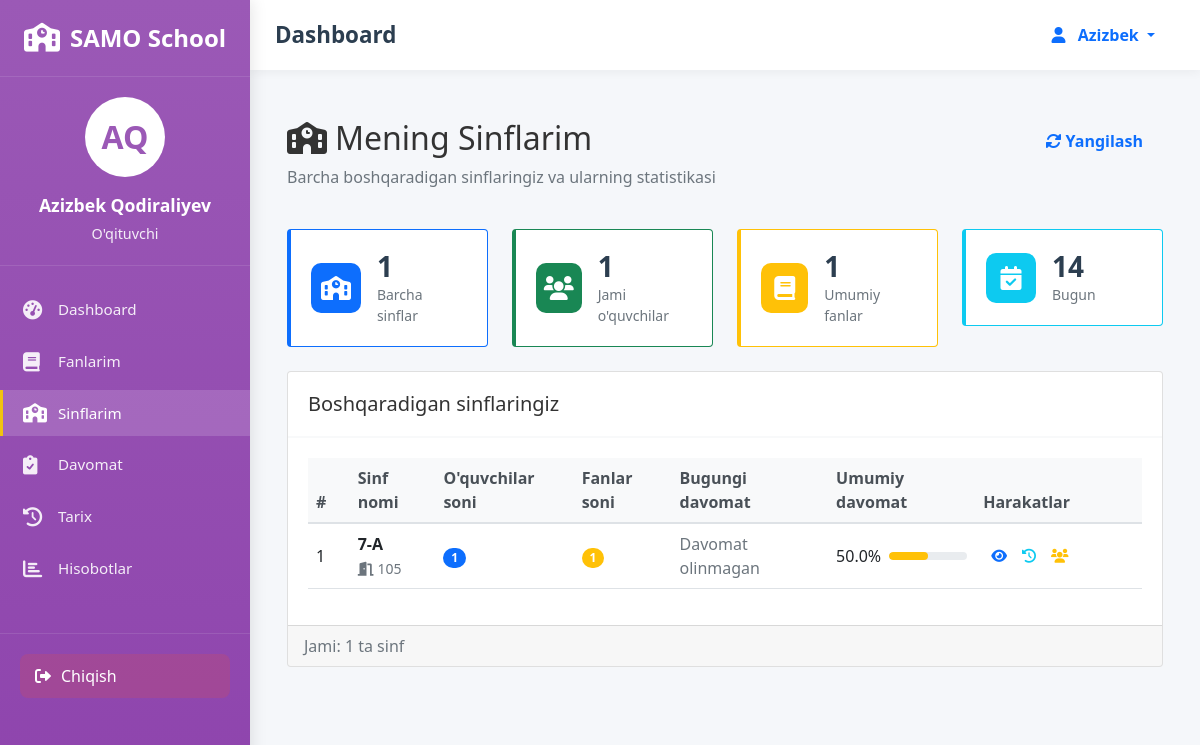
Page /teacher/my-classes/ (signed in) on the earlier database version.
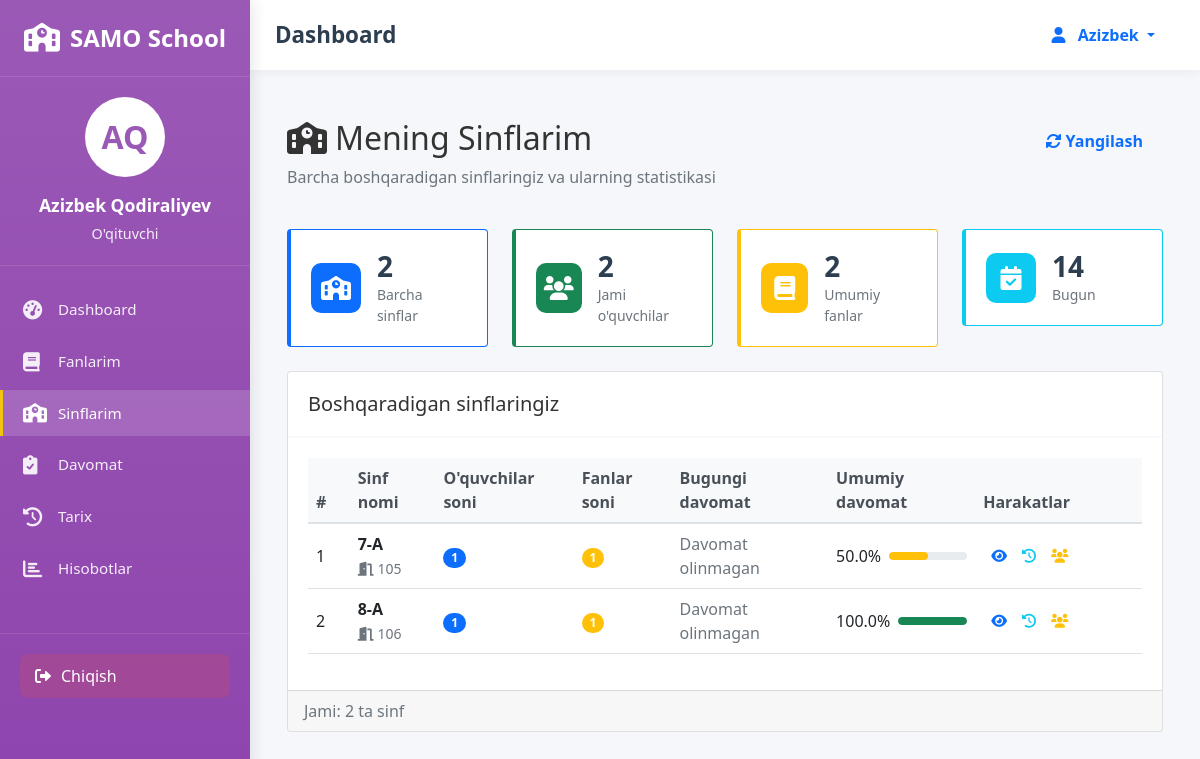
Same page on the later database version.
### attendance/models.py (models this page shows, shortened)
class Class(models.Model):
    name = models.CharField(max_length=50)
    teacher = models.ForeignKey(User, on_delete=models.SET_NULL, null=True,
                                related_name='teacher_classes')
    room = models.CharField(max_length=20, blank=True, null=True)
    schedule = models.CharField(max_length=100, blank=True, null=True)
    created_at = models.DateTimeField(auto_now_add=True)

### attendance/views.py (the view)
# urls.py: path('teacher/my-classes/', views.teacher_my_classes, name='teacher_my_classes'),
@login_required
@login_required
def teacher_my_classes(request):
    if not hasattr(request.user, 'profile') or request.user.profile.role != 'teacher':
        messages.error(request, "Sizda o'qituvchi huquqlari yo'q!")
        return redirect('login')
    my_classes = Class.objects.filter(
        Q(teacher=request.user) |
        Q(subjects__teacher=request.user)
    ).distinct()
    for class_obj in my_classes:
        class_obj.student_count = class_obj.students.count()
        today = timezone.now().date()
        today_attendance = Attendance.objects.filter(
            class_obj=class_obj,
            teacher=request.user,
            date=today
        )
        class_obj.today_present = today_attendance.filter(status='present').count()
        class_obj.today_total = today_attendance.count()
        all_attendance = Attendance.objects.filter(class_obj=class_obj, teacher=request.user)
        total_att = all_attendance.count()
        present_att = all_attendance.filter(status='present').count()
        class_obj.attendance_percentage = round((present_att / total_att * 100) if total_att > 0 else 0, 1)
        class_obj.subjects_taught = Subject.objects.filter(
            teacher=request.user,
            classes=class_obj
        )
        class_obj.subjects_count = class_obj.subjects_taught.count()
    total_students = sum(cls.student_count for cls in my_classes)
    total_subjects = sum(cls.subjects_count for cls in my_classes)
    context = {
        'my_classes': my_classes,
        'total_students': total_students,
        'total_subjects': total_subjects,
        'total_classes': my_classes.count(),
    }
    return render(request, 'attendance/teacher_my_classes.html', context)

### attendance/templates/attendance/teacher_my_classes.html (shortened to what the changed rows need)
{% extends 'attendance/base.html' %}
{% block content %}
<div class="container-fluid py-4">
    <div class="row mb-4">
        <div class="col">
            <div class="page-header">
                <h1 class="h2 mb-2">
                    <i class="fas fa-school me-2"></i>Mening Sinflarim
                </h1>
            </div>
        </div>
    </div>
    <div class="row mb-4">
        <div class="col-md-3">
            <div class="card stat-card border-primary">
                <div class="card-body">
                    <div class="d-flex align-items-center">
                        <div class="ms-3">
                            <h3 class="stat-value">{{ total_classes }}</h3>
                            <p class="stat-label text-muted mb-0">Barcha sinflar</p>
                        </div>
                    </div>
                </div>
            </div>
        </div>
        <div class="col-md-3">
            <div class="card stat-card border-success">
                <div class="card-body">
                    <div class="d-flex align-items-center">
                        <div class="ms-3">
                            <h3 class="stat-value">{{ total_students }}</h3>
                            <p class="stat-label text-muted mb-0">Jami o'quvchilar</p>
                        </div>
                    </div>
                </div>
            </div>
        </div>
        <div class="col-md-3">
            <div class="card stat-card border-warning">
                <div class="card-body">
                    <div class="d-flex align-items-center">
                        <div class="ms-3">
                            <h3 class="stat-value">{{ total_subjects }}</h3>
                            <p class="stat-label text-muted mb-0">Umumiy fanlar</p>
                        </div>
                    </div>
                </div>
            </div>
        </div>
    </div>
    <div class="card">
        <div class="card-header">
            <h5 class="card-title mb-0">Boshqaradigan sinflaringiz</h5>
        </div>
        <div class="card-body">
            {% if my_classes %}
            <div class="table-responsive">
                <table class="table table-hover">
                    <thead>
                        <tr>
                            <th width="5%">#</th>
                            <th>Sinf nomi</th>
                            <th>O'quvchilar soni</th>
                            <th>Fanlar soni</th>
                            <th>Bugungi davomat</th>
                            <th>Umumiy davomat</th>
                            <th width="20%">Harakatlar</th>
                        </tr>
                    </thead>
                    <tbody>
                        {% for class in my_classes %}
                        <tr data-class-id="{{ class.id }}">
                            <td>{{ forloop.counter }}</td>
                            <td>
                                <strong>{{ class.name }}</strong>
                                {% if class.room %}
                                <br>
                                <small class="text-muted">
                                    <i class="fas fa-door-open me-1"></i>{{ class.room }}
                                </small>
                                {% endif %}
                            </td>
                            <td>
                                <span class="badge bg-primary rounded-pill">{{ class.student_count }}</span>
                            </td>
                            <td>
                                <span class="badge bg-warning rounded-pill">{{ class.subjects_count }}</span>
                            </td>
                            <td>
                                {% if class.today_total > 0 %}
                                <div class="progress" style="height: 20px;">
                                    {% with percentage=class.today_present|default:0|floatformat:0 %}
                                    <div class="progress-bar {% if percentage >= 80 %}bg-success{% elif percentage >= 50 %}bg-warning{% else %}bg-danger{% endif %}"
                                         role="progressbar"
                                         style="width: {{ percentage }}%"
                                         aria-valuenow="{{ percentage }}"
                                         aria-valuemin="0"
                                         aria-valuemax="100">
                                        {{ class.today_present }}/{{ class.today_total }}
                                    </div>
                                    {% endwith %}
                                </div>
                                {% else %}
                                <span class="text-muted">Davomat olinmagan</span>
                                {% endif %}
                            </td>
                            <td>
                                <div class="d-flex align-items-center">
                                    <div class="me-2">{{ class.attendance_percentage }}%</div>
                                    <div class="progress flex-grow-1" style="height: 8px;">
                                        <div class="progress-bar {% if class.attendance_percentage >= 80 %}bg-success{% elif class.attendance_percentage >= 50 %}bg-warning{% else %}bg-danger{% endif %}"
                                             role="progressbar"
                                             style="width: {{ class.attendance_percentage }}%"
                                             aria-valuenow="{{ class.attendance_percentage }}"
                                             aria-valuemin="0"
                                             aria-valuemax="100">
                                        </div>
                                    </div>
                                </div>
                            </td>
                            <td>
                                <div class="btn-group btn-group-sm" role="group">
                                    <button type="button" class="btn btn-outline-primary"
                                            onclick="viewClassDetails({{ class.id }})"
                                            title="Ma'lumotlarni ko'rish">
                                        <i class="fas fa-eye"></i>
                                    </button>
                                    <button type="button" class="btn btn-outline-info"
                                            onclick="viewAttendanceHistory({{ class.id }})"
                                            title="Davomat tarixi">
                                        <i class="fas fa-history"></i>
                                    </button>
                                    <button type="button" class="btn btn-outline-warning"
                                            onclick="viewStudents({{ class.id }})"
                                            title="O'quvchilarni ko'rish">
                                        <i class="fas fa-users"></i>
                                    </button>
                                </div>
                            </td>
                        </tr>
                        {% endfor %}
                    </tbody>
                </table>
            </div>
            {% endif %}
        </div>
        {% if my_classes %}
        <div class="card-footer text-muted">
            Jami: {{ my_classes.count }} ta sinf
        </div>
        {% endif %}
    </div>
</div>
{% endblock %}

Differences in the rows shown:
added Class: name "8-A", room "106", student_count "1", subjects_count "1", shows "Davomat olinmagan", attendance_percentage "100.0"
Other differences:
{{ total_classes }}: "1" → "2"
{{ total_students }}: "1" → "2"
{{ total_subjects }}: "1" → "2"
{{ my_classes.count }}: "1" → "2"
